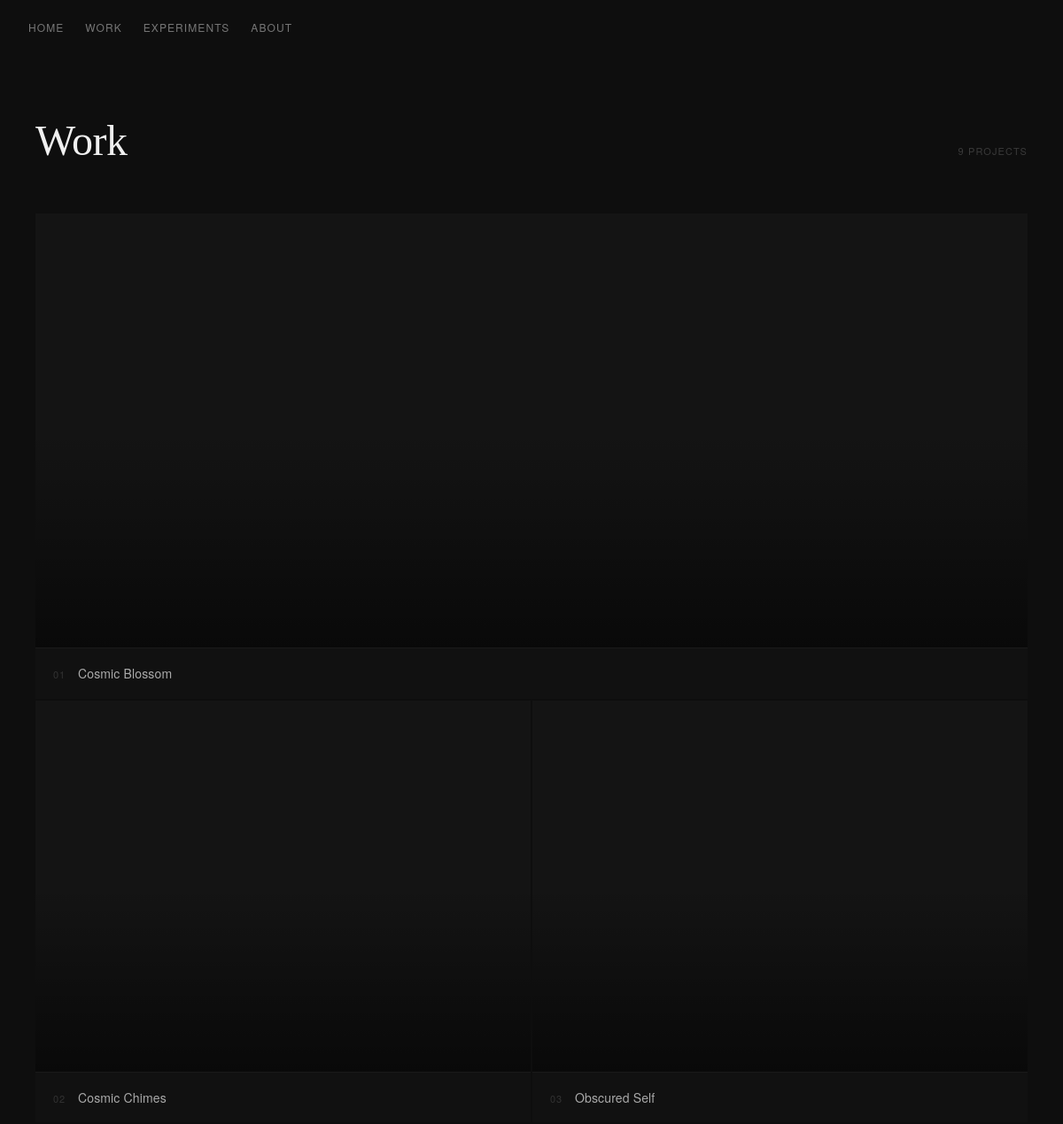
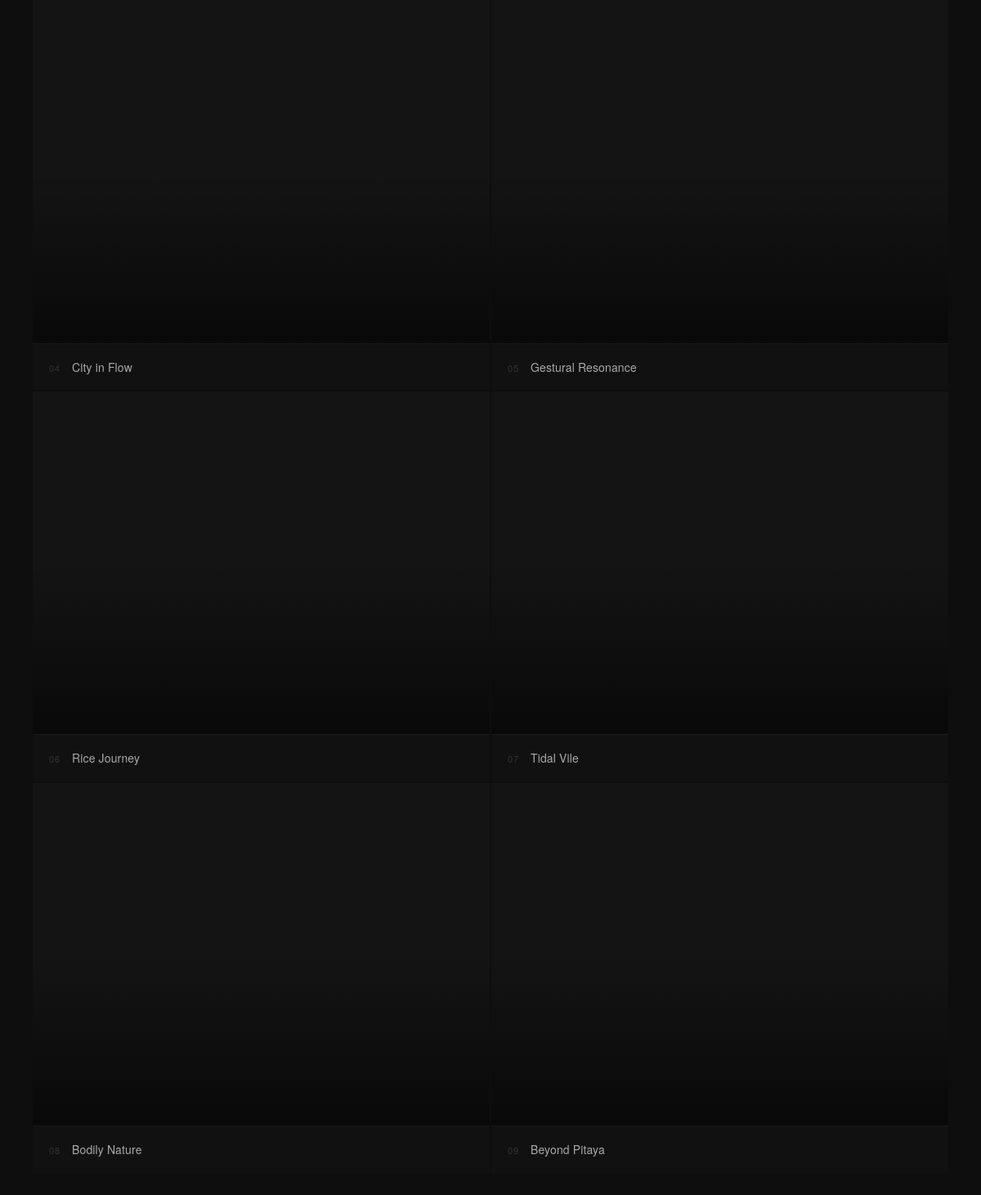
/projects.php, run on an earlier commit of the app's database (2 pictures, top to bottom).
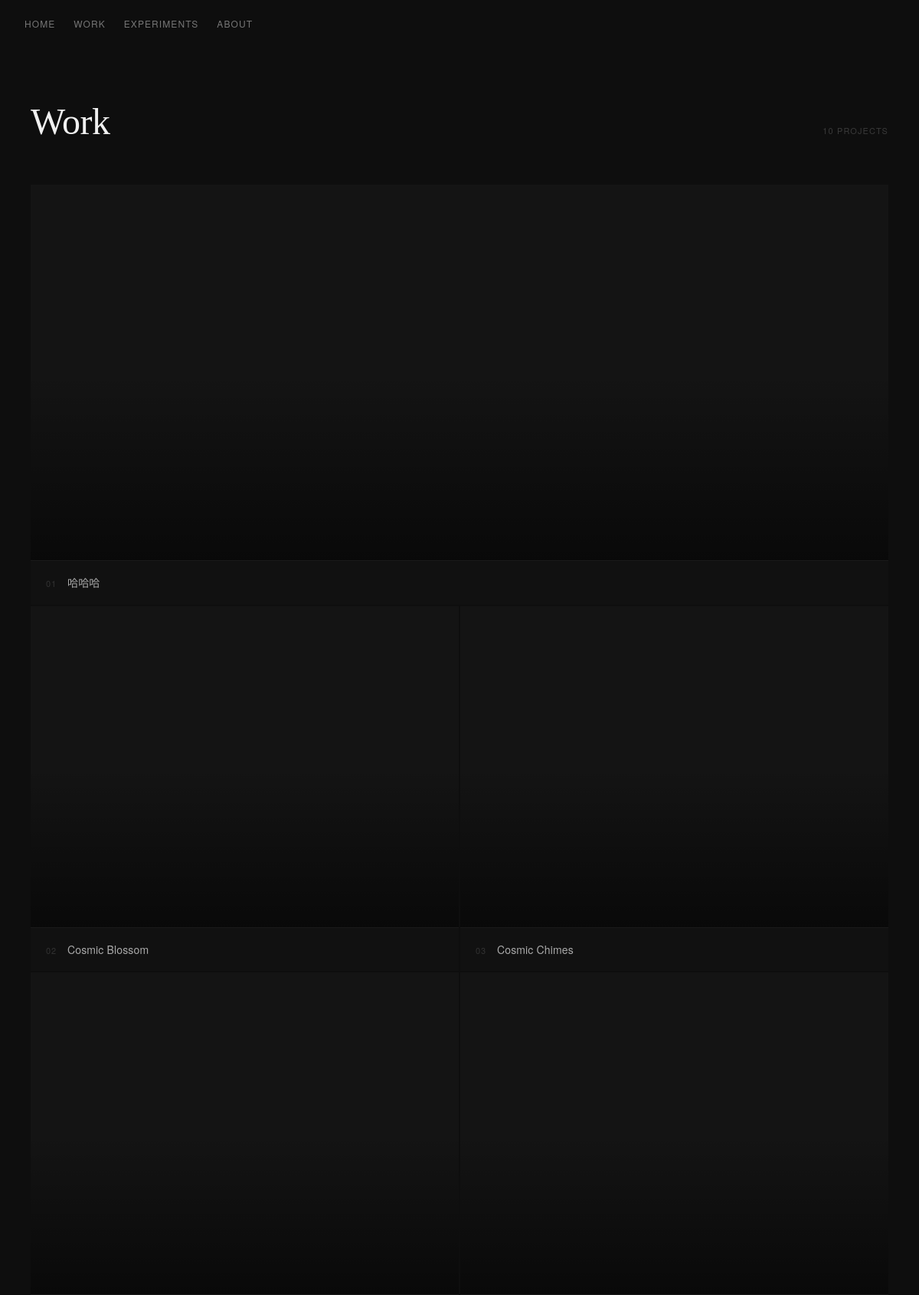
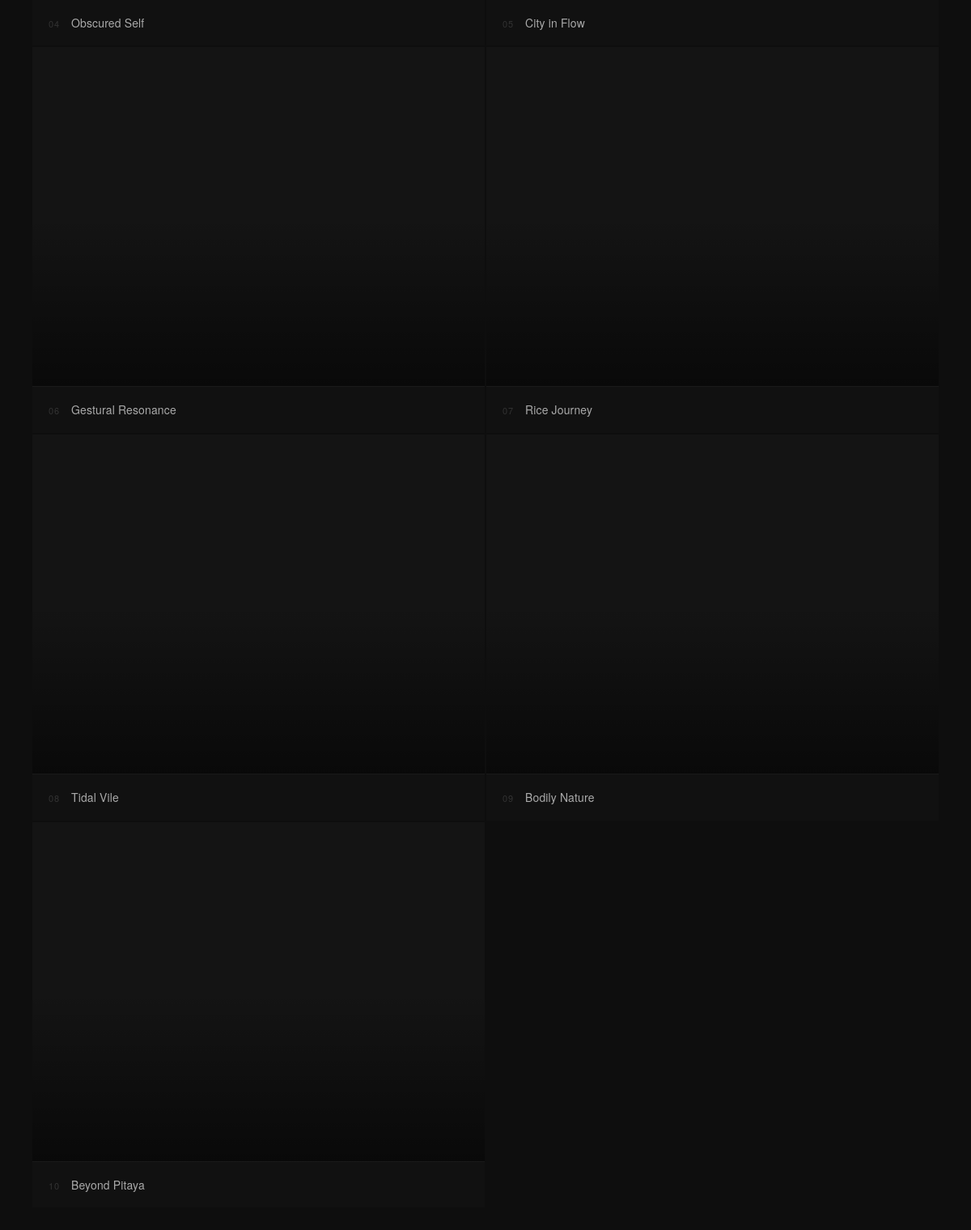
And on a later commit of the database (2 pictures, top to bottom).
### tables this page shows
CREATE TABLE projects (
    id INTEGER PRIMARY KEY AUTOINCREMENT,
    title TEXT,
    slug TEXT,
    immersion TEXT,
    context TEXT,
    system_text TEXT,
    interaction_text TEXT,
    material TEXT,
    reflection TEXT
, year TEXT, category TEXT, cover_image TEXT, video_url TEXT, is_published INTEGER DEFAULT 1, created_at TEXT, updated_at TEXT, edit_count INTEGER DEFAULT 0);

### public/projects.php (the view, shortened to what this page needs)
<?php
require_once __DIR__ . '/../src/functions.php';
$projects = get_all_projects();
render_header('Work');
?>
<div class="work-wrap">
  <div class="work-page-header">
    <h1>Work</h1>
    <span class="work-count"><?= count($projects) ?> projects</span>
  </div>
  <div class="work-grid">
    <?php foreach ($projects as $i => $p):
        $featured = ($i === 0) ? ' work-card--featured' : '';
    ?>
    <a href="/p/<?= htmlspecialchars($p['slug']) ?>" class="work-card<?= $featured ?>">
      <div class="work-card-image">
        <div class="work-card-overlay"></div>
      </div>
      <div class="work-card-meta">
        <span class="work-card-index"><?= str_pad($i + 1, 2, '0', STR_PAD_LEFT) ?></span>
        <span class="work-card-title"><?= htmlspecialchars($p['title']) ?></span>
      </div>
    </a>
    <?php endforeach; ?>
  </div>
</div>
<?php render_footer(); ?>

### src/functions.php (shortened to what this page needs)
<?php
function get_all_projects() {
    $db = get_db();
    $stmt = $db->query("SELECT * FROM projects ORDER BY id DESC");
    return $stmt->fetchAll(PDO::FETCH_ASSOC);
}
function render_header($title = '') {
    ?>
    <!doctype html>
    <html lang="en">
    <head>
        <link rel="stylesheet" href="/css/style.css">
    </head>
    <body>
        <nav>
            <div class="nav-links">
                <a href="/">Home</a>
                <a href="/work">Work</a>
                <a href="/experiments">Experiments</a>
                <a href="/about">About</a>
            </div>
        </nav>
    <?php
}
function render_footer() {
    ?>
    </body>
    </html>
    <?php
}

### public/css/style.css (style rules this page uses)
*, *::before, *::after { box-sizing: border-box; margin: 0; padding: 0; }
body { background: #0e0e0e; color: #d4d4d4; font-family: 'Georgia', serif; font-size: 17px; line-height: 1.75; -webkit-text-size-adjust: 100%; }
nav { padding: 20px 32px; position: relative; z-index: 10; }
.nav-links { display: flex; flex-wrap: wrap; gap: 6px 24px; align-items: center; }
.nav-links a { font-family: 'Helvetica Neue', sans-serif; font-size: 12px; letter-spacing: 0.09em; text-transform: uppercase; color: #777; text-decoration: none; transition: color 0.2s; white-space: nowrap; }
.work-wrap { padding-bottom: 100px; }
.work-page-header { display: flex; align-items: baseline; justify-content: space-between; padding: 56px 40px 40px; max-width: 1200px; margin: 0 auto; }
.work-page-header h1 { font-size: clamp(1.8rem, 4vw, 3rem); font-weight: 400; color: #f0f0f0; letter-spacing: -0.01em; }
.work-count { font-family: 'Helvetica Neue', sans-serif; font-size: 11px; letter-spacing: 0.1em; text-transform: uppercase; color: #3a3a3a; }
.work-grid { display: grid; grid-template-columns: 1fr 1fr; gap: 2px; padding: 0 40px; max-width: 1200px; margin: 0 auto; }
.work-card--featured { grid-column: 1 / -1; }
.work-card { display: block; text-decoration: none; background: #111; overflow: hidden; }
.work-card-image { position: relative; width: 100%; overflow: hidden; background: #141414; }
.work-card--featured .work-card-image { aspect-ratio: 16 / 7; }
.work-card:not(.work-card--featured) .work-card-image { aspect-ratio: 4 / 3; }
.work-card-overlay { position: absolute; inset: 0; background: linear-gradient(to top, rgba(0,0,0,0.55) 0%, transparent 50%); pointer-events: none; }
.work-card-meta { display: flex; align-items: baseline; gap: 14px; padding: 16px 20px; border-top: 1px solid #1a1a1a; transition: background 0.2s; }
.work-card-index { font-family: 'Helvetica Neue', sans-serif; font-size: 11px; color: #333; letter-spacing: 0.08em; flex-shrink: 0; }
.work-card-title { font-family: 'Helvetica Neue', sans-serif; font-size: 14px; color: #aaa; letter-spacing: 0.01em; transition: color 0.2s; }

What changed in the data, as far as the page shows it:
added projects: i "01", title "哈哈哈"
changed projects "Cosmic Blossom": i "01" → "02"
changed projects "Cosmic Chimes": i "02" → "03"
changed projects "Obscured Self": i "03" → "04"
changed projects "City in Flow": i "04" → "05"
changed projects "Gestural Resonance": i "05" → "06"
changed projects "Rice Journey": i "06" → "07"
changed projects "Tidal Vile": i "07" → "08"
changed projects "Bodily Nature": i "08" → "09"
changed projects "Beyond Pitaya": i "09" → "10"
Also different on the page:
count($projects): "9" → "10"
